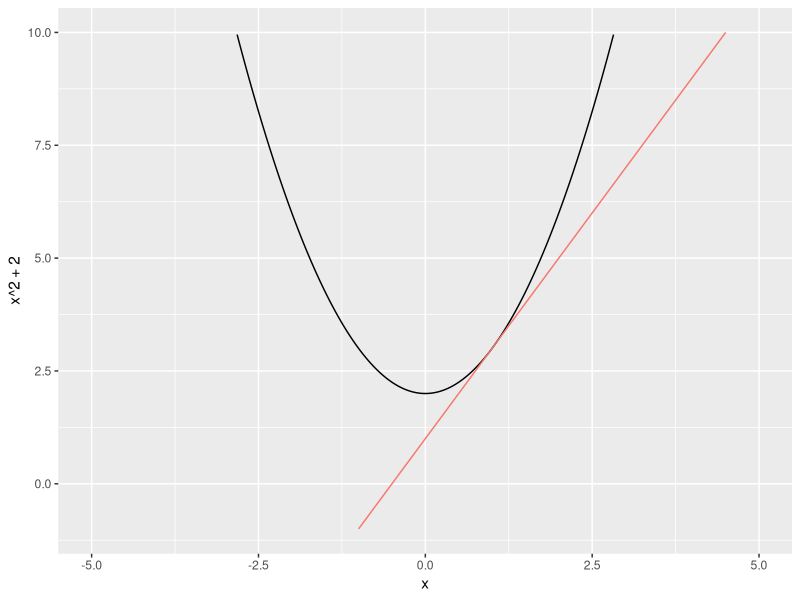
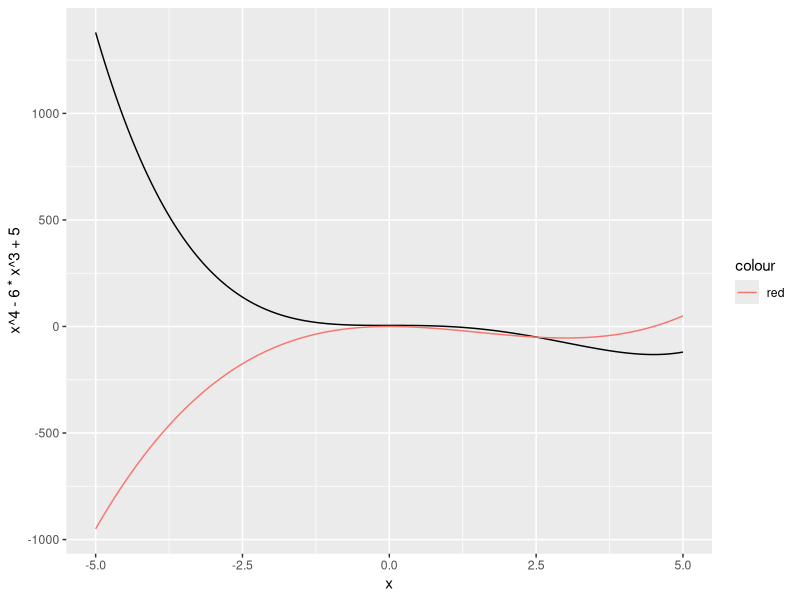
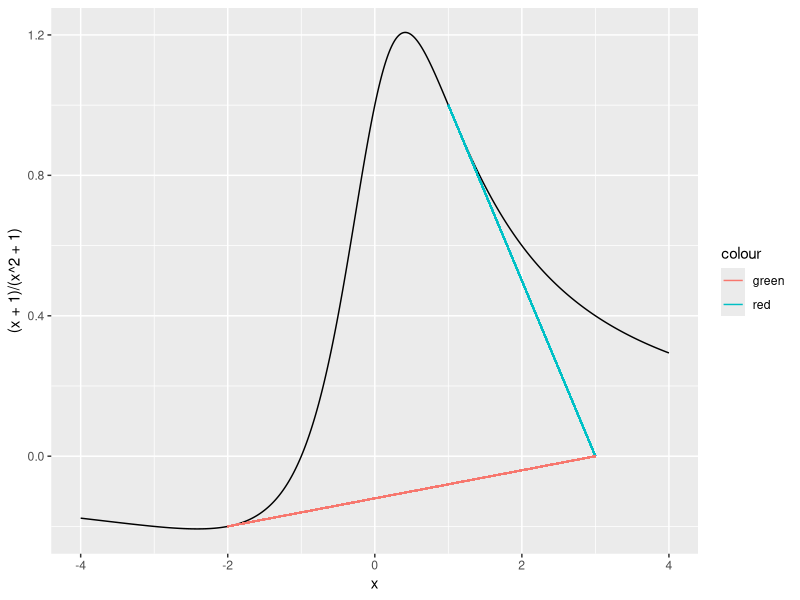
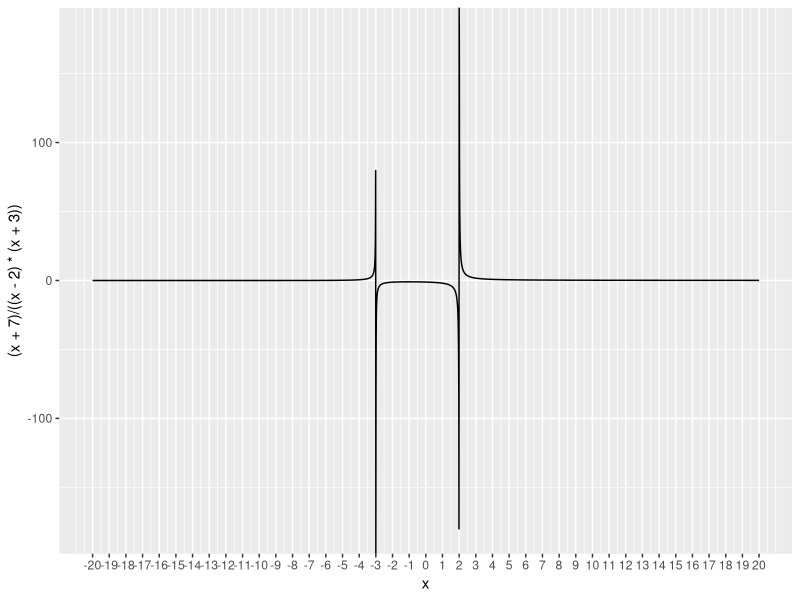
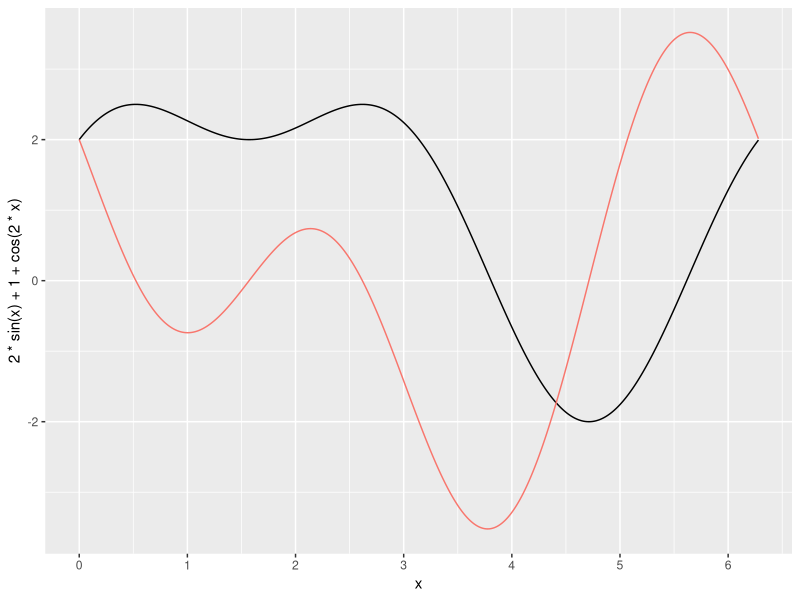
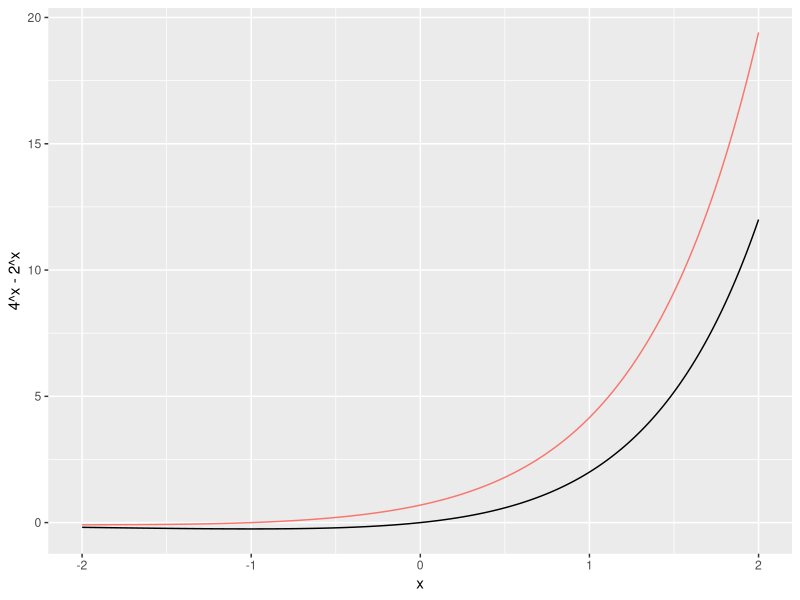
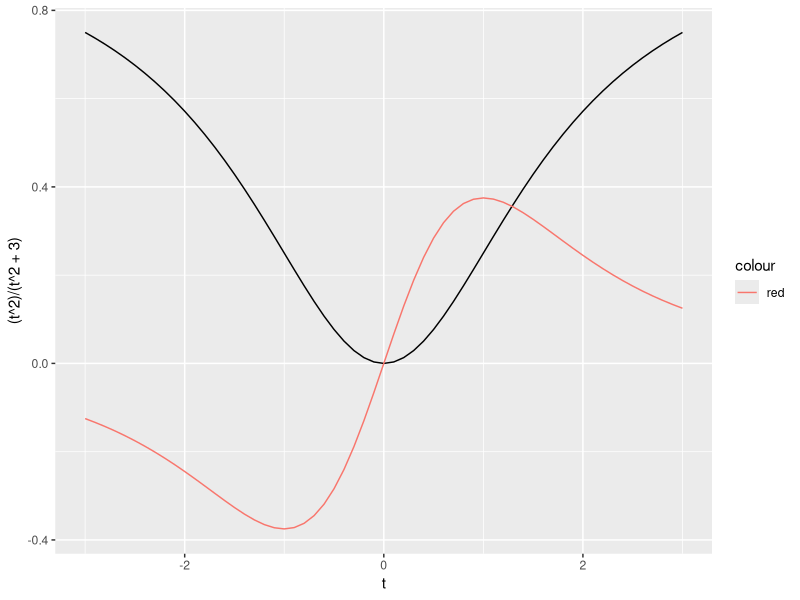
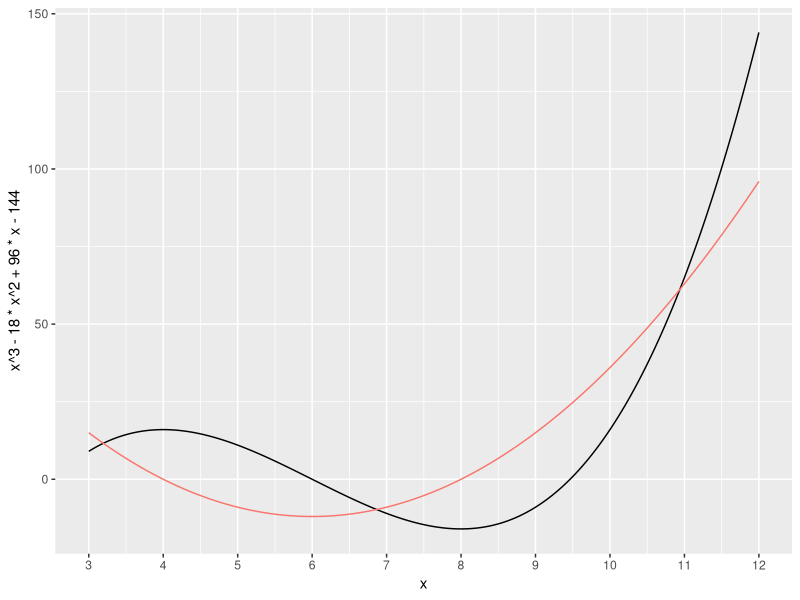

Reproduce these figures in R, in order.
## ---- chunk 1
library(ggplot2)
data.frame(x = seq(-5,5,.01)) |>
    ggplot(aes(x)) +
    geom_line(aes(y = x^2 + 2)) +
    geom_line(aes(y = 2*x + 1, color = 'red')) +
    ylim(c(-1,10)) +
    theme(legend.position = 'none')
## ---- chunk 2
    library(ggplot2)
    data.frame(x = seq(-5,5,.01)) |>
        ggplot(aes(x)) +
        geom_line(aes(y = x^4 - 6*x^3 + 5)) +
        geom_line(aes(y=4*x^3 - 18*x^2, color = 'red'))
## ---- chunk 3
    x <- pi/2
    2*x * 3^x + x^2 * 3^x * log(3)
    3^x * (2*x + x^2 * log(3))
    2*x * 3^x + log(3)* x^2 * 3^x
## ---- chunk 4
    data.frame(x=seq(-4,4,.01)) |>
        ggplot(aes(x)) +
        geom_line(aes(y = (x+1)/(x^2+1))) +
        geom_segment(aes(x=1,y=1,xend=3,yend=0,color='red')) + 
        geom_segment(
            aes(
                #x=( (2+sqrt(8)) / -2),
                #y=( ( (2+sqrt(8)) /-2 )+1)/( ( (2+sqrt(8))/-2)^2+1),
                x = -2, y = -.2,
                xend=3,
                yend=0,
                color='green'
            )
        )
## ---- chunk 5
    library(ggplot2)
    data.frame(x=seq(-20,20,.01)) |> ggplot(aes(x)) + geom_line(aes(y=(x+7)/((x-2)*(x+3))))  + scale_x_continuous(breaks = seq(-20,20,1)) + theme(legend.position = 'none')
## ---- chunk 6
    library(ggplot2)
    data.frame(x=seq(0,2*pi,.01)) |> ggplot(aes(x)) + geom_line(aes(y=2*sin(x)+1+cos(2*x))) + geom_line(aes(color='red', y=2*(cos(x)-2*sin(x)*cos(x)))) + scale_x_continuous(breaks = seq(0,2*pi,1)) + theme(legend.position = 'none')
## ---- chunk 7
    data.frame(x=seq(-2,2,.01)) |> ggplot(aes(x)) + geom_line(aes(y=4^x-2^x)) + geom_line(aes(color='red', y=4^x*log(4)-2^x*log(2))) + scale_x_continuous(breaks = seq(-2,2,1)) + theme(legend.position = 'none')
## ---- chunk 8
    library(ggplot2)
    data.frame(t = seq(-3,3,.1)) |> ggplot(aes(t)) + geom_line(aes(y= (t^2)/(t^2+3))) + geom_line(aes(color='red', y = (6*t)/(t^2+3)^2))
## ---- chunk 9
    library(ggplot2)
    data.frame(x = seq(3,12,.01)) |> ggplot(aes(x)) + geom_line(aes(y = x^3 - 18*x^2 + 96*x - 144)) + geom_line(aes(color='red', y = (3*x-12)*(x-8))) + scale_x_continuous(breaks = seq(3,12,1)) + theme(legend.position = 'none')
## ---- chunk 10
    library(ggplot2)
    data.frame(x = seq(-1,2,.1)) |> ggplot(aes(x)) + geom_line(aes(y=(3/2)*(x^(2/3))-x)) + geom_line(aes(color = 'red', y = (1/x^(1/3))-1))
## ---- chunk 11
    library(ggplot2)
    data.frame(x = seq(-1,1,.01)) |> ggplot(aes(x)) + geom_line(aes(y=3 + x^2 - 2*x^4))
## ---- chunk 12
    data.frame(x = seq(0,4,.1)) |> ggplot(aes(x)) + geom_line(aes(y = 6*sqrt(x) + 2*x*sqrt(x) - 6*x)) + geom_line(aes(color = 'red', y= 3/sqrt(x) + 3*sqrt(x) - 6)) + theme(legend.position = 'none')
## ---- chunk 13
    library(ggplot2)
    data.frame(x = seq(0,3,.1)) |> ggplot(aes(x)) + geom_line(aes(y = 6*x^5 - 50*x^4 + 120*x^3)) + geom_line(aes(color='red', y = 30*x^4 - 200*x^3 + 360*x^2)) + geom_line(aes(color = 'green', y = 120*x^3 - 600*x^2 + 720*x)) + theme(legend.position = 'none')
## ---- chunk 14
    library(ggplot2)
    data.frame(x=seq(-3,3,.1)) |> ggplot(aes(x)) + geom_line(aes(y = (1+x)/(1-x^2))) + geom_line(aes(color='red', y = 1/(x-1)^2)) + scale_x_continuous(breaks = seq(-3,3,.5)) + theme(legend.position = 'none')
## ---- chunk 15
    library(ggplot2)
    data.frame(x = seq(.5,3,.1)) |> ggplot(aes(x)) + geom_line(aes(y=cos(3^x))) + geom_line(aes(color='red', y = -sin(3^x) * 3^x * log(3)))
## ---- chunk 16
    library(ggplot2)
    data.frame(x = seq(-1.5,1.5,.1)) |> ggplot(aes(x)) + geom_line(aes(y=log(sin(x^2)))) + geom_line(aes(color='red', y = (2*x*cos(x^2))/(sin(x^2)))) + scale_x_continuous(breaks = seq(-1.5,1.5,.25)) + theme(legend.position = 'none')
## ---- chunk 17
    library(ggplot2)
    data.frame(x = seq(-1.25,1.25,.1)) |> ggplot(aes(x)) + geom_line(aes(y=sqrt((1+x)/(1-x)))) + geom_line(aes(color='red', y = 1/(sqrt((1+x)/(1-x))*(1-x)^2))) + scale_x_continuous(breaks = seq(-1.25,1.25,.25)) + theme(legend.position = 'none')
## ---- chunk 18
         library(ggplot2)
         data.frame(x = seq(7.5,8.5,.1)) |> ggplot(aes(x)) + geom_line(aes(y=(-1/2)* x^2 + 6*x - 13)) + geom_line(aes(color='red', y = .5*x - 1)) + scale_x_continuous(breaks = seq(7.5,8.5,.1)) + theme(legend.position = 'none')
